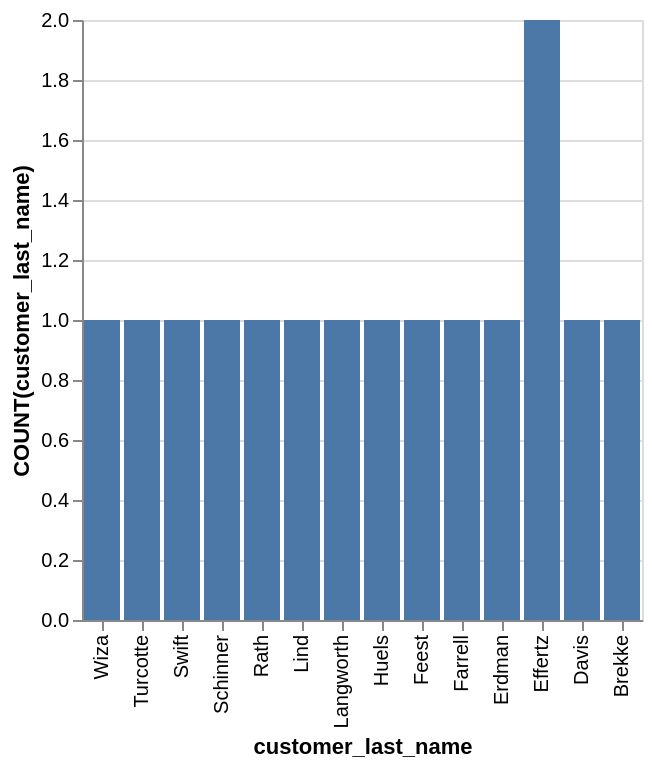

The specification (Vega-Lite) saved for this image:
### Vega-Lite specification from a JSON file in a GitHub repository (floating-point values rounded to 4 significant figures)
{"data": {"values": [{"x_data": "Wiza", "y_data": 1}, {"x_data": "Turcotte", "y_data": 1}, {"x_data": "Swift", "y_data": 1}, {"x_data": "Schinner", "y_data": 1}, {"x_data": "Rath", "y_data": 1}, {"x_data": "Lind", "y_data": 1}, {"x_data": "Langworth", "y_data": 1}, {"x_data": "Huels", "y_data": 1}, {"x_data": "Feest", "y_data": 1}, {"x_data": "Farrell", "y_data": 1}, {"x_data": "Erdman", "y_data": 1}, {"x_data": "Effertz", "y_data": 2}, {"x_data": "Davis", "y_data": 1}, {"x_data": "Brekke", "y_data": 1}]}, "mark": "bar", "encoding": {"x": {"field": "x_data", "type": "nominal", "title": "customer_last_name", "sort": "descending"}, "y": {"field": "y_data", "type": "quantitative", "title": "COUNT(customer_last_name)"}}}
